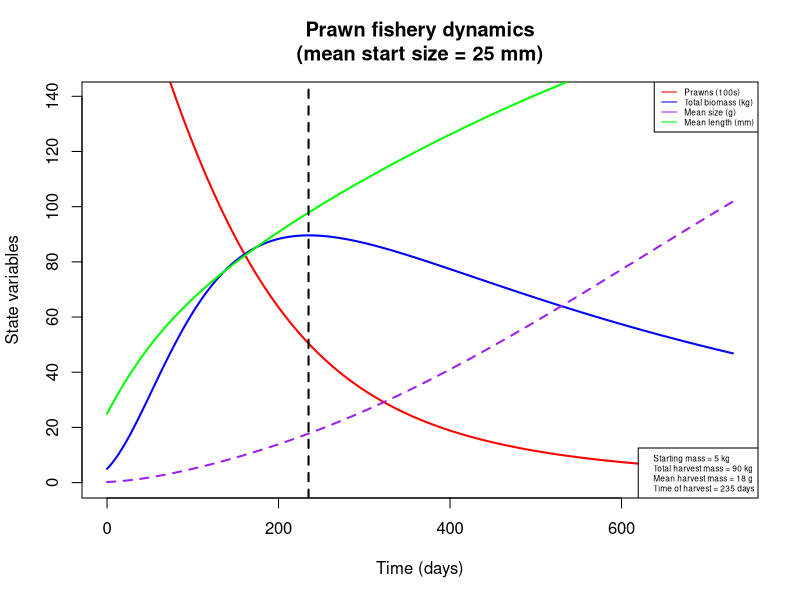
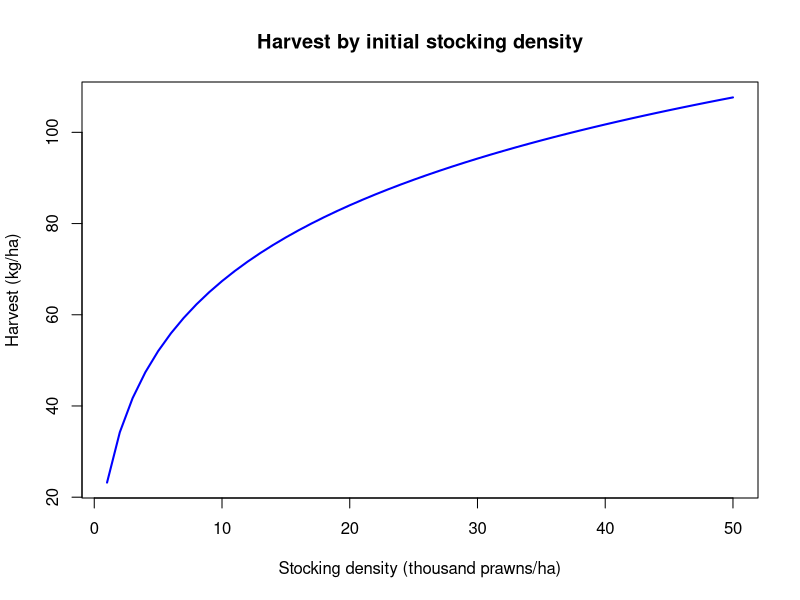
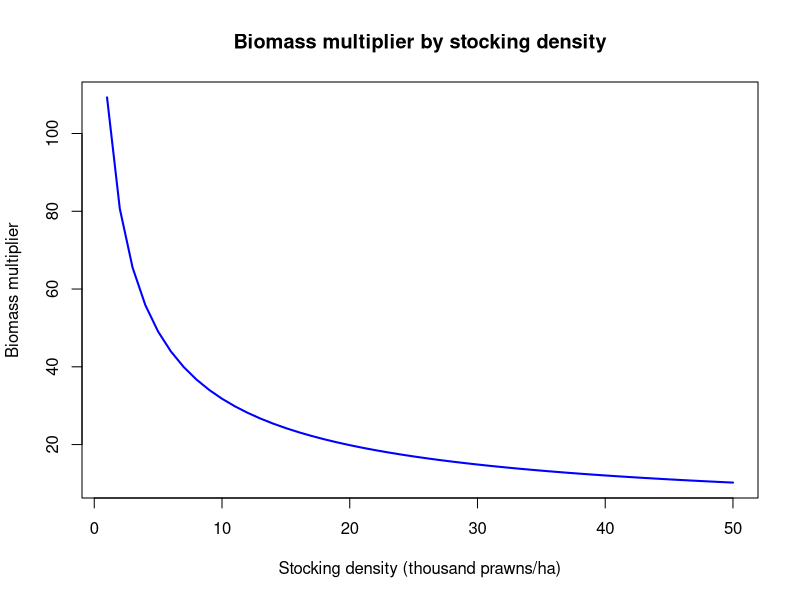
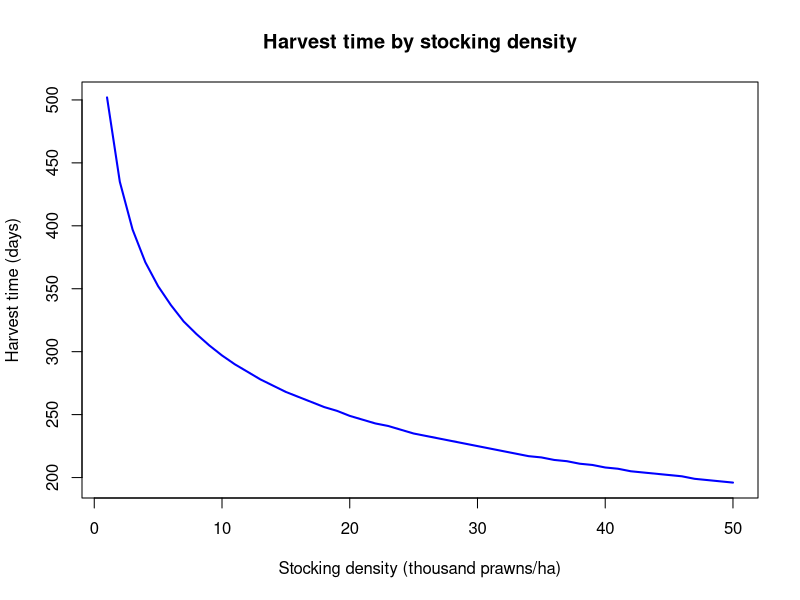
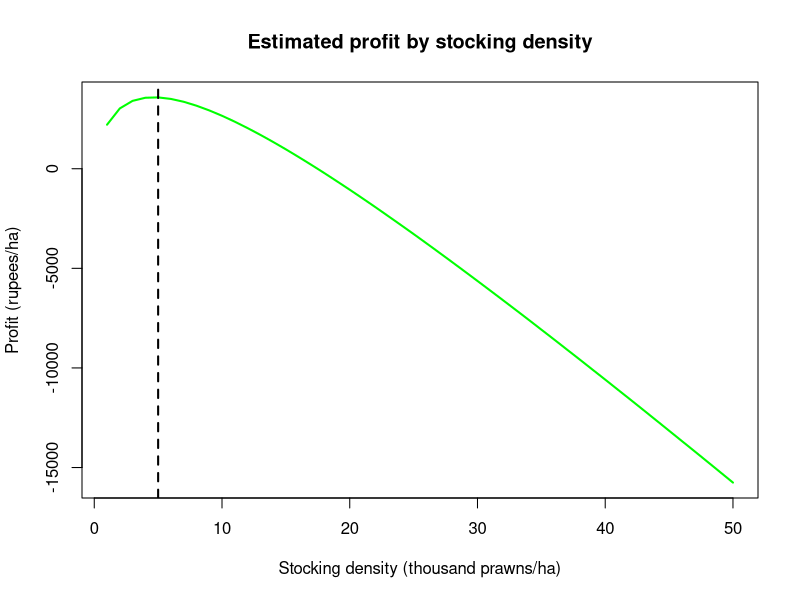

Write R code to recreate these figures, in order.
## Modeling prawn growth and mortality to maximize biomass

## To-do list:
  # Fit density-dependent parameters to data from Ranjeet & Kurup 2010 (or other Macrobrachium fisheries data)
    # Note: may also want to use net production data for fitting?
  # Investigate price-to-cost ratios in other locations for sensitivity analysis on maximum profit estimation

require(deSolve)

prawn_biomass = function(t, n, parameters) { 
  with(as.list(parameters),{
    
    P=n[1]
    L=n[2]
       
    Bp = (a/10)*(L/10)^b # Mean prawn mass, converting from length (mm) to weight (g)

    Bm = P*Bp # Total prawn biomass

    dLdt = k/(1+gam*Bm)*(linf - L) # Mean prawn length, using von Bertalanffy growth limited by density-dependent parameter gamma
    
    dPdt = -P*(mu*(Bp)^d + phi*Bm) # Prawn abundance, subject to size- and density-dependent mortality

    return(list(c(dPdt,dLdt)))
  }) 
} 

# Set initial values and parameters
# Stocking conditions: L = 25mm ~ W = 0.2g
nstart = c(P = 25000, L = 25)
time = seq(0, 365*2, 1)

parameters=c(
  a = 0.096868,        # Allometric parameter for prawn length-weight relationship, from Lalrinsanga et al. 2012 (M. rosenbergii, growout phase)
  b = 3.2944,          # Allometric parameter for prawn length-weight relationship, from Lalrinsanga et al. 2012 (M. rosenbergii, growout phase)
  gam = 1e-5,          # Density-dependent growth parameter (based on biomass per hectare); informally adjusted based on Ranjeet & Kurup 2010
  mu = 0.00610958904,  # Prawn mortality at unit weight, from Lorenzen 1996 (pond aquaculture)
  d = -0.382,          # Exponential relationship of weight with mortality, from Lorenzen 1996 (pond aquaculture)
  phi = 5e-8,          # Density-dependent mortality parameter (based on biomass per hectare); informally adjusted based on Ranjeet & Kurup 2010
  k = 0.00339726,      # Growth rate (mm/day), from Nwosu & Wolfi 2006 (M. vollenhovenii); alternate value for M. rosenbergii, from Sampaio & Valenti 1996: 0.0104333333
  linf = 206           # Max length (mm), from Nwosu & Wolfi 2006 (M. vollenhovenii)
)


# Run & plot
output = as.data.frame(ode(nstart,time,prawn_biomass,parameters))
output$B = ((parameters['a']*(output$L/10)^parameters['b'])/10)    # Mean prawn biomass, transformed from length
output$Bt = output$B*output$P                                      # Total prawn biomass

start.mass.kg = output$Bt[output$time==1]/1000
harvest.mass.kg = max(output$Bt)/1000
harvest.size = output$B[output$Bt==max(output$Bt)]  
harvest.time = output$time[output$Bt==max(output$Bt)]

plot(x = output$time, y = output$P/100, col = 'red', xlab = 'Time (days)', ylab = 'State variables', 
     type = 'l', lwd=2, xlim = c(0, max(output$time)), ylim = c(0, max(output$Bt/1000)+50),
     main = paste('Prawn fishery dynamics\n', '(mean start size = ', as.numeric(nstart[2]), ' mm)', sep = ''))
  lines(x = output$time, y = output$Bt/1000, col = 'blue', lwd=2)
  lines(x = output$time, y = output$B, col = 'purple', lwd=2, lty=2)
  lines(x = output$time, y = output$L, col = 'green', lwd=2)
  abline(v = harvest.time, lty = 2, lwd = 2)
  legend('topright', legend = c('Prawns (100s)', 'Total biomass (kg)', 'Mean size (g)', 'Mean length (mm)'), 
         lty = 1, col = c('red', 'blue', 'purple', 'green'), cex = 0.5)
  legend('bottomright', legend = c(paste('Starting mass =', round(start.mass.kg), 'kg', sep = ' '),
                           paste('Total harvest mass =', round(harvest.mass.kg), 'kg', sep = ' '), 
                           paste('Mean harvest mass =', round(harvest.size), 'g', sep = ' '), 
                           paste('Time of harvest =', round(harvest.time), 'days', sep = ' ')), cex=0.5)
  
# Plot amount of harvest, biomass multiplier, optimal harvest time against initial stocking density
x = c(1:50)
harvest = numeric(length(x))
harvest.m = numeric(length(x))
harvest.t = numeric(length(x))
for (i in x) {
  nstart.d = c(P = 1000*i, L = 25)
  output.d = as.data.frame(ode(nstart.d,time,prawn_biomass,parameters))
  output.d$B = ((parameters['a']*(output.d$L/10)^parameters['b'])/10)
  output.d$Bt = output.d$B*output.d$P
  harvest[i] = max(output.d$Bt)/1000
  harvest.m[i] = max(output.d$Bt)/output.d$Bt[output.d$time==1]
  harvest.t[i] = output.d$time[output.d$Bt == max(output.d$Bt)]
}
plot(x, harvest, col = 'blue', xlab = 'Stocking density (thousand prawns/ha)', ylab = 'Harvest (kg/ha)',
     type = 'l', lwd = 2, main = 'Harvest by initial stocking density')
plot(x, harvest.m, col = 'blue', xlab = 'Stocking density (thousand prawns/ha)', ylab = 'Biomass multiplier', 
     type = 'l', lwd = 2, main = 'Biomass multiplier by stocking density')
plot(x, harvest.t, col = 'blue', xlab = 'Stocking density (thousand prawns/ha)', ylab = 'Harvest time (days)',
     type = 'l', lwd = 2, main = 'Harvest time by stocking density')


# Profit optimization (price estimates from Tamil Nadu Agricultural University, http://agritech.tnau.ac.in/fishery/fish_freshwaterprawn.html)
p = 140                                           # Weighted average market price of prawns, in rupees/kg 
c = 600                                           # Cost of post-larvae, in rupees/1000 PL
delta = -log(1-0.1)/365                           # Discount rate, equivalent to 10%/year
profit = p*harvest*exp(-delta*(harvest.t)) - c*x  # Profit function, in terms of revenue (discounted by time to harvest) minus stocking costs 
plot(x, profit, col = 'green', xlab = 'Stocking density (thousand prawns/ha)', ylab = 'Profit (rupees/ha)',
     type = 'l', lwd = 2, main = 'Estimated profit by stocking density')
  abline(v = which.max(profit), lty = 2, lwd = 2)


# # Fit density-dependent parameters to data from Ranjeet & Kurup 2010
# beta.params = function(mu, var) {
#   alpha = ((1 - mu)/var - 1/mu)*mu^2
#   beta = alpha*(1/mu - 1)
#   return(list(alpha = alpha, beta = beta))
# }
# 
# prawn.mle = function(params) {
#   parameters['gam'] = params[1]
#   parameters['phi'] = params[2]
#   
#   time = seq(0,30*8,1)
#   
#   nstart1 = c(P = 5000, L = 25)
#   output1 = as.data.frame(ode(nstart1, time, prawn_biomass, parameters))
#   mean.size1 = ((parameters['a']*(output1$L[output1$time == max(time)]/10)^parameters['b'])/10)
#   surv1 = output1$P[output1$time == max(time)] / output1$P[output1$time == 0]
#     
#   nstart2 = c(P = 10000, L = 25)
#   output2 = as.data.frame(ode(nstart2, time, prawn_biomass, parameters))
#   mean.size2 = ((parameters['a']*(output2$L[output2$time == max(time)]/10)^parameters['b'])/10)
#   surv2 = output2$P[output2$time == max(time)] / output2$P[output2$time == 0]
#     
#   nstart3 = c(P = 15000, L = 25)
#   output3 = as.data.frame(ode(nstart3, time, prawn_biomass, parameters))
#   mean.size3 = ((parameters['a']*(output3$L[output3$time == max(time)]/10)^parameters['b'])/10)
#   surv3 = output3$P[output3$time == max(time)] / output3$P[output3$time == 0]
#     
#   nstart4 = c(P = 25000, L = 25)
#   output4 = as.data.frame(ode(nstart4, time, prawn_biomass, parameters))
#   mean.size4 = ((parameters['a']*(output4$L[output4$time == max(time)]/10)^parameters['b'])/10)
#   surv4 = output4$P[output4$time == max(time)] / output4$P[output4$time == 0]
#   
#   lh.sz1 = dnorm(mean.size1, mean = 101.650, sd = 7.5067)
#   lh.sz2 = dnorm(mean.size2, mean = 87.730, sd = 8.1917)
#   lh.sz3 = dnorm(mean.size3, mean = 69.113, sd = 8.6865)
#   lh.sz4 = dnorm(mean.size4, mean = 55.483, sd = 3.9793)
#   
#   mu1 = 0.69440; var1 = 0.066525^2
#   lh.sv1 = dbeta(surv1, shape1 = beta.params(mu1, var1)$alpha, shape2 = beta.params(mu1, var1)$beta)
#   mu2 = 0.54533; var2 = 0.038724^2
#   lh.sv2 = dbeta(surv2, shape1 = beta.params(mu2, var2)$alpha, shape2 = beta.params(mu2, var2)$beta)
#   mu3 = 0.4269; var3 = 0.063707^2
#   lh.sv3 = dbeta(surv3, shape1 = beta.params(mu3, var3)$alpha, shape2 = beta.params(mu3, var3)$beta)
#   mu4 = 0.28210; var4 = 0.021198^2
#   lh.sv4 = dbeta(surv4, shape1 = beta.params(mu4, var4)$alpha, shape2 = beta.params(mu4, var4)$beta)
#   
#   negLL = -(log(lh.sz1)+log(lh.sz2)+log(lh.sz3)+log(lh.sz4)+log(lh.sv1)+log(lh.sv2)+log(lh.sv3)+log(lh.sv4))
#   return(negLL)
# }
# 
# prawn.mle(c(1e-6, 4e8))
# 
# ## DOESN'T WORK - ODE solver runs into problems during optimization
# density.params.fit = optim(par=c(1e-6, 4e8), prawn.mle, method = 'Nelder-Mead')
